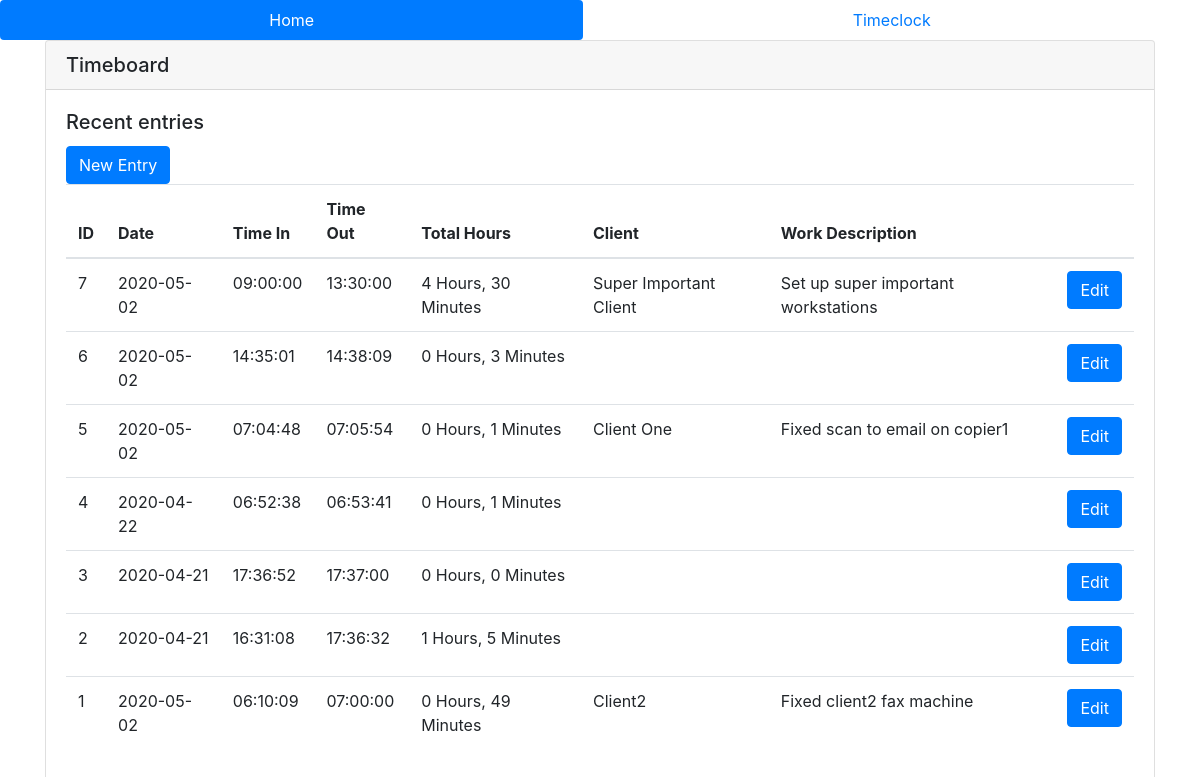
The app's page /admin.php with its own data.
### tables this page shows
CREATE TABLE `timetable` (
  `timeID` int(11) NOT NULL,
  `timeIn` time DEFAULT NULL,
  `timeOut` time DEFAULT NULL,
  `date` date NOT NULL,
  `client` varchar(60) DEFAULT NULL,
  `description` varchar(200) DEFAULT NULL
);

### admin.php (the view, shortened to what this page needs)
<!DOCTYPE html>
<html lang="en">
<head>
    <link rel="stylesheet" href="https://stackpath.bootstrapcdn.com/bootstrap/4.4.1/css/bootstrap.min.css">
</head>
<body>
<nav class="nav nav-pills nav-fill">
    <a class="nav-item nav-link active" href="admin.php">Home</a>
    <a class="nav-item nav-link" href="index.php">Timeclock</a>
</nav>
<div class="container">
    <div class="row">
        <div class="col-sm">
            <div class="card">
                <h5 class="card-header">Timeboard</h5>
                <div class="card-body">
                    <h5 class="card-title">Recent entries</h5>
                    <form method="get" action="newEntry.php">
                        <button type="submit" class="btn btn-primary" name="newEntry">New Entry</button>
                    </form>
                    <table class="table">
                        <thead>
                        <tr>
                            <th scope="col">ID</th>
                            <th scope="col">Date</th>
                            <th scope="col">Time In</th>
                            <th scope="col">Time Out</th>
                            <th scope="col">Total Hours</th>
                            <th scope="col">Client</th>
                            <th scope="col">Work Description</th>
                            <th scope="col"></th>
                        </tr>
                        </thead>
                        <tbody>
                        <?php
                        $servername = "localhost";
                        $username = "root";
                        $password = "oakland";
                        $dbname = "timetracker";
                        $conn = new mysqli($servername, $username, $password, $dbname);
                        $sql = "SELECT * FROM timetable ORDER BY timeID DESC";
                        $result = $conn->query($sql);
                        if ($result->num_rows > 0) {
                            while($row = $result->fetch_assoc()) {
                                echo "<form method='post' action='editEntry.php'>";
                                echo "<tr><td>";
                                echo $row["timeID"];
                                echo "</td><td>";
                                echo $row["date"];
                                echo "</td><td>";
                                echo $row["timeIn"];
                                echo "</td><td>";
                                echo $row["timeOut"];
                                echo "</td><td>";
                                $timeIn = $row["timeIn"];
                                $timeOut = $row["timeOut"];
                                $timeDiff = abs(strtotime($timeOut) - strtotime($timeIn));
                                $timeTotal = $timeDiff/60;
                                $timeTotalHrs = floor($timeTotal/60);
                                $mins = $timeTotal%60;
                                echo $timeTotalHrs . " Hours, " . $mins . " Minutes";
                                echo "</td><td>";
                                echo $row["client"];
                                echo "</td><td>";
                                echo $row["description"];
                                echo "</td><td><button type=\"submit\" value=";
                                echo $row["timeID"];
                                echo " class=\"btn btn-primary\" name=\"editEntry\">Edit</button></td></tr>";
                                echo "</form>";
                            }
                        } else {
                            echo "0 results";
                        }
                        ?>
                        </tbody>
                    </table>
                </div>
            </div>
        </div>
    </div>
</div>
</body>
</html>

### records on screen
timetable: timeID "7", date "2020-05-02", timeIn "09:00:00", timeOut "13:30:00", timeTotalHrs "4", mins "30", client "Super Important Client", description "Set up super important workstations"
timetable: timeID "6", date "2020-05-02", timeIn "14:35:01", timeOut "14:38:09", timeTotalHrs "0", mins "3"
timetable: timeID "5", date "2020-05-02", timeIn "07:04:48", timeOut "07:05:54", timeTotalHrs "0", mins "1", client "Client One", description "Fixed scan to email on copier1"
timetable: timeID "4", date "2020-04-22", timeIn "06:52:38", timeOut "06:53:41", timeTotalHrs "0", mins "1"
timetable: timeID "3", date "2020-04-21", timeIn "17:36:52", timeOut "17:37:00", timeTotalHrs "0", mins "0"
timetable: timeID "2", date "2020-04-21", timeIn "16:31:08", timeOut "17:36:32", timeTotalHrs "1", mins "5"
timetable: timeID "1", date "2020-05-02", timeIn "06:10:09", timeOut "07:00:00", timeTotalHrs "0", mins "49", client "Client2", description "Fixed client2 fax machine"
